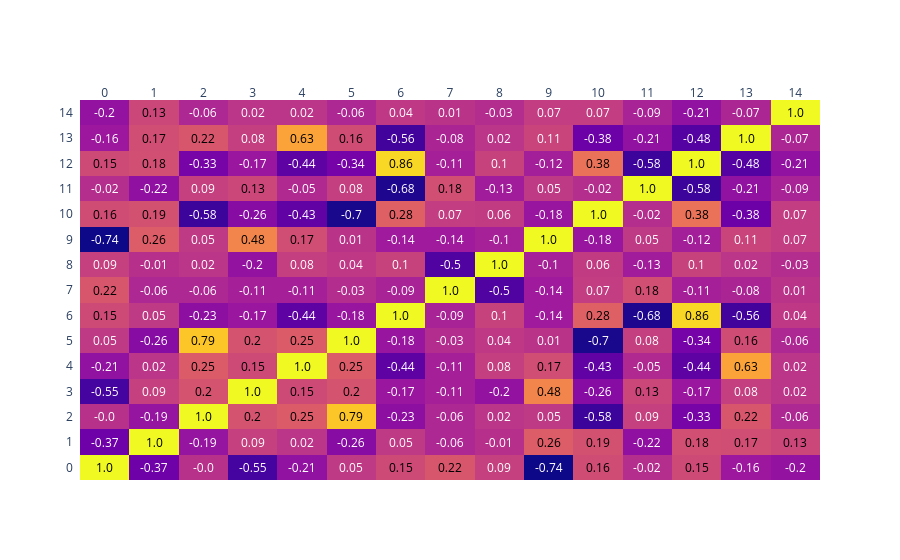

The notebook cell this image was saved under:
### Code cell
import plotly.figure_factory as ff

fig = ff.create_annotated_heatmap(corr_matrix.values,
                                x = corr_matrix.columns.tolist(),
                                y = corr_matrix.index.tolist())


fig.show()

### Figure 1 — Plotly figure (JSON) as saved in the notebook; plotly's stock layout.template omitted (floating-point values rounded to 4 significant figures; data arrays with more than 128 entries replaced by an {"elided": "..."} marker saying what was removed)
{"data": [{"colorscale": [[0, "#0d0887"], [0.1111, "#46039f"], [0.2222, "#7201a8"], [0.3333, "#9c179e"], [0.4444, "#bd3786"], [0.5556, "#d8576b"], [0.6667, "#ed7953"], [0.7778, "#fb9f3a"], [0.8889, "#fdca26"], [1, "#f0f921"]], "reversescale": false, "showscale": false, "type": "heatmap", "x": [0, 1, 2, 3, 4, 5, 6, 7, 8, 9, 10, 11, 12, 13, 14], "y": [0, 1, 2, 3, 4, 5, 6, 7, 8, 9, 10, 11, 12, 13, 14], "z": {"elided": "15x15 float values"}}], "layout": {"annotations": [{"font": {"color": "#000000"}, "showarrow": false, "text": "1.0", "x": 0, "xref": "x", "y": 0, "yref": "y"}, {"font": {"color": "#FFFFFF"}, "showarrow": false, "text": "-0.37", "x": 1, "xref": "x", "y": 0, "yref": "y"}, {"font": {"color": "#FFFFFF"}, "showarrow": false, "text": "-0.0", "x": 2, "xref": "x", "y": 0, "yref": "y"}, {"font": {"color": "#FFFFFF"}, "showarrow": false, "text": "-0.55", "x": 3, "xref": "x", "y": 0, "yref": "y"}, {"font": {"color": "#FFFFFF"}, "showarrow": false, "text": "-0.21", "x": 4, "xref": "x", "y": 0, "yref": "y"}, {"font": {"color": "#FFFFFF"}, "showarrow": false, "text": "0.05", "x": 5, "xref": "x", "y": 0, "yref": "y"}, {"font": {"color": "#000000"}, "showarrow": false, "text": "0.15", "x": 6, "xref": "x", "y": 0, "yref": "y"}, {"font": {"color": "#000000"}, "showarrow": false, "text": "0.22", "x": 7, "xref": "x", "y": 0, "yref": "y"}, {"font": {"color": "#FFFFFF"}, "showarrow": false, "text": "0.09", "x": 8, "xref": "x", "y": 0, "yref": "y"}, {"font": {"color": "#FFFFFF"}, "showarrow": false, "text": "-0.74", "x": 9, "xref": "x", "y": 0, "yref": "y"}, {"font": {"color": "#000000"}, "showarrow": false, "text": "0.16", "x": 10, "xref": "x", "y": 0, "yref": "y"}, {"font": {"color": "#FFFFFF"}, "showarrow": false, "text": "-0.02", "x": 11, "xref": "x", "y": 0, "yref": "y"}, {"font": {"color": "#000000"}, "showarrow": false, "text": "0.15", "x": 12, "xref": "x", "y": 0, "yref": "y"}, {"font": {"color": "#FFFFFF"}, "showarrow": false, "text": "-0.16", "x": 13, "xref": "x", "y": 0, "yref": "y"}, {"font": {"color": "#FFFFFF"}, "showarrow": false, "text": "-0.2", "x": 14, "xref": "x", "y": 0, "yref": "y"}, {"font": {"color": "#FFFFFF"}, "showarrow": false, "text": "-0.37", "x": 0, "xref": "x", "y": 1, "yref": "y"}, {"font": {"color": "#000000"}, "showarrow": false, "text": "1.0", "x": 1, "xref": "x", "y": 1, "yref": "y"}, {"font": {"color": "#FFFFFF"}, "showarrow": false, "text": "-0.19", "x": 2, "xref": "x", "y": 1, "yref": "y"}, {"font": {"color": "#FFFFFF"}, "showarrow": false, "text": "0.09", "x": 3, "xref": "x", "y": 1, "yref": "y"}, {"font": {"color": "#FFFFFF"}, "showarrow": false, "text": "0.02", "x": 4, "xref": "x", "y": 1, "yref": "y"}, {"font": {"color": "#FFFFFF"}, "showarrow": false, "text": "-0.26", "x": 5, "xref": "x", "y": 1, "yref": "y"}, {"font": {"color": "#FFFFFF"}, "showarrow": false, "text": "0.05", "x": 6, "xref": "x", "y": 1, "yref": "y"}, {"font": {"color": "#FFFFFF"}, "showarrow": false, "text": "-0.06", "x": 7, "xref": "x", "y": 1, "yref": "y"}, {"font": {"color": "#FFFFFF"}, "showarrow": false, "text": "-0.01", "x": 8, "xref": "x", "y": 1, "yref": "y"}, {"font": {"color": "#000000"}, "showarrow": false, "text": "0.26", "x": 9, "xref": "x", "y": 1, "yref": "y"}, {"font": {"color": "#000000"}, "showarrow": false, "text": "0.19", "x": 10, "xref": "x", "y": 1, "yref": "y"}, {"font": {"color": "#FFFFFF"}, "showarrow": false, "text": "-0.22", "x": 11, "xref": "x", "y": 1, "yref": "y"}, {"font": {"color": "#000000"}, "showarrow": false, "text": "0.18", "x": 12, "xref": "x", "y": 1, "yref": "y"}, {"font": {"color": "#000000"}, "showarrow": false, "text": "0.17", "x": 13, "xref": "x", "y": 1, "yref": "y"}, {"font": {"color": "#000000"}, "showarrow": false, "text": "0.13", "x": 14, "xref": "x", "y": 1, "yref": "y"}, {"font": {"color": "#FFFFFF"}, "showarrow": false, "text": "-0.0", "x": 0, "xref": "x", "y": 2, "yref": "y"}, {"font": {"color": "#FFFFFF"}, "showarrow": false, "text": "-0.19", "x": 1, "xref": "x", "y": 2, "yref": "y"}, {"font": {"color": "#000000"}, "showarrow": false, "text": "1.0", "x": 2, "xref": "x", "y": 2, "yref": "y"}, {"font": {"color": "#000000"}, "showarrow": false, "text": "0.2", "x": 3, "xref": "x", "y": 2, "yref": "y"}, {"font": {"color": "#000000"}, "showarrow": false, "text": "0.25", "x": 4, "xref": "x", "y": 2, "yref": "y"}, {"font": {"color": "#000000"}, "showarrow": false, "text": "0.79", "x": 5, "xref": "x", "y": 2, "yref": "y"}, {"font": {"color": "#FFFFFF"}, "showarrow": false, "text": "-0.23", "x": 6, "xref": "x", "y": 2, "yref": "y"}, {"font": {"color": "#FFFFFF"}, "showarrow": false, "text": "-0.06", "x": 7, "xref": "x", "y": 2, "yref": "y"}, {"font": {"color": "#FFFFFF"}, "showarrow": false, "text": "0.02", "x": 8, "xref": "x", "y": 2, "yref": "y"}, {"font": {"color": "#FFFFFF"}, "showarrow": false, "text": "0.05", "x": 9, "xref": "x", "y": 2, "yref": "y"}, {"font": {"color": "#FFFFFF"}, "showarrow": false, "text": "-0.58", "x": 10, "xref": "x", "y": 2, "yref": "y"}, {"font": {"color": "#FFFFFF"}, "showarrow": false, "text": "0.09", "x": 11, "xref": "x", "y": 2, "yref": "y"}, {"font": {"color": "#FFFFFF"}, "showarrow": false, "text": "-0.33", "x": 12, "xref": "x", "y": 2, "yref": "y"}, {"font": {"color": "#000000"}, "showarrow": false, "text": "0.22", "x": 13, "xref": "x", "y": 2, "yref": "y"}, {"font": {"color": "#FFFFFF"}, "showarrow": false, "text": "-0.06", "x": 14, "xref": "x", "y": 2, "yref": "y"}, {"font": {"color": "#FFFFFF"}, "showarrow": false, "text": "-0.55", "x": 0, "xref": "x", "y": 3, "yref": "y"}, {"font": {"color": "#FFFFFF"}, "showarrow": false, "text": "0.09", "x": 1, "xref": "x", "y": 3, "yref": "y"}, {"font": {"color": "#000000"}, "showarrow": false, "text": "0.2", "x": 2, "xref": "x", "y": 3, "yref": "y"}, {"font": {"color": "#000000"}, "showarrow": false, "text": "1.0", "x": 3, "xref": "x", "y": 3, "yref": "y"}, {"font": {"color": "#000000"}, "showarrow": false, "text": "0.15", "x": 4, "xref": "x", "y": 3, "yref": "y"}, {"font": {"color": "#000000"}, "showarrow": false, "text": "0.2", "x": 5, "xref": "x", "y": 3, "yref": "y"}, {"font": {"color": "#FFFFFF"}, "showarrow": false, "text": "-0.17", "x": 6, "xref": "x", "y": 3, "yref": "y"}, {"font": {"color": "#FFFFFF"}, "showarrow": false, "text": "-0.11", "x": 7, "xref": "x", "y": 3, "yref": "y"}, {"font": {"color": "#FFFFFF"}, "showarrow": false, "text": "-0.2", "x": 8, "xref": "x", "y": 3, "yref": "y"}, {"font": {"color": "#000000"}, "showarrow": false, "text": "0.48", "x": 9, "xref": "x", "y": 3, "yref": "y"}, {"font": {"color": "#FFFFFF"}, "showarrow": false, "text": "-0.26", "x": 10, "xref": "x", "y": 3, "yref": "y"}, {"font": {"color": "#000000"}, "showarrow": false, "text": "0.13", "x": 11, "xref": "x", "y": 3, "yref": "y"}, {"font": {"color": "#FFFFFF"}, "showarrow": false, "text": "-0.17", "x": 12, "xref": "x", "y": 3, "yref": "y"}, {"font": {"color": "#FFFFFF"}, "showarrow": false, "text": "0.08", "x": 13, "xref": "x", "y": 3, "yref": "y"}, {"font": {"color": "#FFFFFF"}, "showarrow": false, "text": "0.02", "x": 14, "xref": "x", "y": 3, "yref": "y"}, {"font": {"color": "#FFFFFF"}, "showarrow": false, "text": "-0.21", "x": 0, "xref": "x", "y": 4, "yref": "y"}, {"font": {"color": "#FFFFFF"}, "showarrow": false, "text": "0.02", "x": 1, "xref": "x", "y": 4, "yref": "y"}, {"font": {"color": "#000000"}, "showarrow": false, "text": "0.25", "x": 2, "xref": "x", "y": 4, "yref": "y"}, {"font": {"color": "#000000"}, "showarrow": false, "text": "0.15", "x": 3, "xref": "x", "y": 4, "yref": "y"}, {"font": {"color": "#000000"}, "showarrow": false, "text": "1.0", "x": 4, "xref": "x", "y": 4, "yref": "y"}, {"font": {"color": "#000000"}, "showarrow": false, "text": "0.25", "x": 5, "xref": "x", "y": 4, "yref": "y"}, {"font": {"color": "#FFFFFF"}, "showarrow": false, "text": "-0.44", "x": 6, "xref": "x", "y": 4, "yref": "y"}, {"font": {"color": "#FFFFFF"}, "showarrow": false, "text": "-0.11", "x": 7, "xref": "x", "y": 4, "yref": "y"}, {"font": {"color": "#FFFFFF"}, "showarrow": false, "text": "0.08", "x": 8, "xref": "x", "y": 4, "yref": "y"}, {"font": {"color": "#000000"}, "showarrow": false, "text": "0.17", "x": 9, "xref": "x", "y": 4, "yref": "y"}, {"font": {"color": "#FFFFFF"}, "showarrow": false, "text": "-0.43", "x": 10, "xref": "x", "y": 4, "yref": "y"}, {"font": {"color": "#FFFFFF"}, "showarrow": false, "text": "-0.05", "x": 11, "xref": "x", "y": 4, "yref": "y"}, {"font": {"color": "#FFFFFF"}, "showarrow": false, "text": "-0.44", "x": 12, "xref": "x", "y": 4, "yref": "y"}, {"font": {"color": "#000000"}, "showarrow": false, "text": "0.63", "x": 13, "xref": "x", "y": 4, "yref": "y"}, {"font": {"color": "#FFFFFF"}, "showarrow": false, "text": "0.02", "x": 14, "xref": "x", "y": 4, "yref": "y"}, {"font": {"color": "#FFFFFF"}, "showarrow": false, "text": "0.05", "x": 0, "xref": "x", "y": 5, "yref": "y"}, {"font": {"color": "#FFFFFF"}, "showarrow": false, "text": "-0.26", "x": 1, "xref": "x", "y": 5, "yref": "y"}, {"font": {"color": "#000000"}, "showarrow": false, "text": "0.79", "x": 2, "xref": "x", "y": 5, "yref": "y"}, {"font": {"color": "#000000"}, "showarrow": false, "text": "0.2", "x": 3, "xref": "x", "y": 5, "yref": "y"}, {"font": {"color": "#000000"}, "showarrow": false, "text": "0.25", "x": 4, "xref": "x", "y": 5, "yref": "y"}, {"font": {"color": "#000000"}, "showarrow": false, "text": "1.0", "x": 5, "xref": "x", "y": 5, "yref": "y"}, {"font": {"color": "#FFFFFF"}, "showarrow": false, "text": "-0.18", "x": 6, "xref": "x", "y": 5, "yref": "y"}, {"font": {"color": "#FFFFFF"}, "showarrow": false, "text": "-0.03", "x": 7, "xref": "x", "y": 5, "yref": "y"}, {"font": {"color": "#FFFFFF"}, "showarrow": false, "text": "0.04", "x": 8, "xref": "x", "y": 5, "yref": "y"}, {"font": {"color": "#FFFFFF"}, "showarrow": false, "text": "0.01", "x": 9, "xref": "x", "y": 5, "yref": "y"}, {"font": {"color": "#FFFFFF"}, "showarrow": false, "text": "-0.7", "x": 10, "xref": "x", "y": 5, "yref": "y"}, {"font": {"color": "#FFFFFF"}, "showarrow": false, "text": "0.08", "x": 11, "xref": "x", "y": 5, "yref": "y"}, {"font": {"color": "#FFFFFF"}, "showarrow": false, "text": "-0.34", "x": 12, "xref": "x", "y": 5, "yref": "y"}, {"font": {"color": "#000000"}, "showarrow": false, "text": "0.16", "x": 13, "xref": "x", "y": 5, "yref": "y"}, {"font": {"color": "#FFFFFF"}, "showarrow": false, "text": "-0.06", "x": 14, "xref": "x", "y": 5, "yref": "y"}, {"font": {"color": "#000000"}, "showarrow": false, "text": "0.15", "x": 0, "xref": "x", "y": 6, "yref": "y"}, {"font": {"color": "#FFFFFF"}, "showarrow": false, "text": "0.05", "x": 1, "xref": "x", "y": 6, "yref": "y"}, {"font": {"color": "#FFFFFF"}, "showarrow": false, "text": "-0.23", "x": 2, "xref": "x", "y": 6, "yref": "y"}, {"font": {"color": "#FFFFFF"}, "showarrow": false, "text": "-0.17", "x": 3, "xref": "x", "y": 6, "yref": "y"}, {"font": {"color": "#FFFFFF"}, "showarrow": false, "text": "-0.44", "x": 4, "xref": "x", "y": 6, "yref": "y"}, {"font": {"color": "#FFFFFF"}, "showarrow": false, "text": "-0.18", "x": 5, "xref": "x", "y": 6, "yref": "y"}, {"font": {"color": "#000000"}, "showarrow": false, "text": "1.0", "x": 6, "xref": "x", "y": 6, "yref": "y"}, {"font": {"color": "#FFFFFF"}, "showarrow": false, "text": "-0.09", "x": 7, "xref": "x", "y": 6, "yref": "y"}, {"font": {"color": "#FFFFFF"}, "showarrow": false, "text": "0.1", "x": 8, "xref": "x", "y": 6, "yref": "y"}, {"font": {"color": "#FFFFFF"}, "showarrow": false, "text": "-0.14", "x": 9, "xref": "x", "y": 6, "yref": "y"}, {"font": {"color": "#000000"}, "showarrow": false, "text": "0.28", "x": 10, "xref": "x", "y": 6, "yref": "y"}, {"font": {"color": "#FFFFFF"}, "showarrow": false, "text": "-0.68", "x": 11, "xref": "x", "y": 6, "yref": "y"}, {"font": {"color": "#000000"}, "showarrow": false, "text": "0.86", "x": 12, "xref": "x", "y": 6, "yref": "y"}, {"font": {"color": "#FFFFFF"}, "showarrow": false, "text": "-0.56", "x": 13, "xref": "x", "y": 6, "yref": "y"}, {"font": {"color": "#FFFFFF"}, "showarrow": false, "text": "0.04", "x": 14, "xref": "x", "y": 6, "yref": "y"}, {"font": {"color": "#000000"}, "showarrow": false, "text": "0.22", "x": 0, "xref": "x", "y": 7, "yref": "y"}, {"font": {"color": "#FFFFFF"}, "showarrow": false, "text": "-0.06", "x": 1, "xref": "x", "y": 7, "yref": "y"}, {"font": {"color": "#FFFFFF"}, "showarrow": false, "text": "-0.06", "x": 2, "xref": "x", "y": 7, "yref": "y"}, {"font": {"color": "#FFFFFF"}, "showarrow": false, "text": "-0.11", "x": 3, "xref": "x", "y": 7, "yref": "y"}, {"font": {"color": "#FFFFFF"}, "showarrow": false, "text": "-0.11", "x": 4, "xref": "x", "y": 7, "yref": "y"}, {"font": {"color": "#FFFFFF"}, "showarrow": false, "text": "-0.03", "x": 5, "xref": "x", "y": 7, "yref": "y"}, {"font": {"color": "#FFFFFF"}, "showarrow": false, "text": "-0.09", "x": 6, "xref": "x", "y": 7, "yref": "y"}, {"font": {"color": "#000000"}, "showarrow": false, "text": "1.0", "x": 7, "xref": "x", "y": 7, "yref": "y"}, {"font": {"color": "#FFFFFF"}, "showarrow": false, "text": "-0.5", "x": 8, "xref": "x", "y": 7, "yref": "y"}, {"font": {"color": "#FFFFFF"}, "showarrow": false, "text": "-0.14", "x": 9, "xref": "x", "y": 7, "yref": "y"}, {"font": {"color": "#FFFFFF"}, "showarrow": false, "text": "0.07", "x": 10, "xref": "x", "y": 7, "yref": "y"}, {"font": {"color": "#000000"}, "showarrow": false, "text": "0.18", "x": 11, "xref": "x", "y": 7, "yref": "y"}, {"font": {"color": "#FFFFFF"}, "showarrow": false, "text": "-0.11", "x": 12, "xref": "x", "y": 7, "yref": "y"}, {"font": {"color": "#FFFFFF"}, "showarrow": false, "text": "-0.08", "x": 13, "xref": "x", "y": 7, "yref": "y"}, {"font": {"color": "#FFFFFF"}, "showarrow": false, "text": "0.01", "x": 14, "xref": "x", "y": 7, "yref": "y"}, {"font": {"color": "#FFFFFF"}, "showarrow": false, "text": "0.09", "x": 0, "xref": "x", "y": 8, "yref": "y"}, {"font": {"color": "#FFFFFF"}, "showarrow": false, "text": "-0.01", "x": 1, "xref": "x", "y": 8, "yref": "y"}, {"font": {"color": "#FFFFFF"}, "showarrow": false, "text": "0.02", "x": 2, "xref": "x", "y": 8, "yref": "y"}, {"font": {"color": "#FFFFFF"}, "showarrow": false, "text": "-0.2", "x": 3, "xref": "x", "y": 8, "yref": "y"}, {"font": {"color": "#FFFFFF"}, "showarrow": false, "text": "0.08", "x": 4, "xref": "x", "y": 8, "yref": "y"}, {"font": {"color": "#FFFFFF"}, "showarrow": false, "text": "0.04", "x": 5, "xref": "x", "y": 8, "yref": "y"}, {"font": {"color": "#FFFFFF"}, "showarrow": false, "text": "0.1", "x": 6, "xref": "x", "y": 8, "yref": "y"}, {"font": {"color": "#FFFFFF"}, "showarrow": false, "text": "-0.5", "x": 7, "xref": "x", "y": 8, "yref": "y"}, {"font": {"color": "#000000"}, "showarrow": false, "text": "1.0", "x": 8, "xref": "x", "y": 8, "yref": "y"}, {"font": {"color": "#FFFFFF"}, "showarrow": false, "text": "-0.1", "x": 9, "xref": "x", "y": 8, "yref": "y"}, {"font": {"color": "#FFFFFF"}, "showarrow": false, "text": "0.06", "x": 10, "xref": "x", "y": 8, "yref": "y"}, {"font": {"color": "#FFFFFF"}, "showarrow": false, "text": "-0.13", "x": 11, "xref": "x", "y": 8, "yref": "y"}, {"font": {"color": "#FFFFFF"}, "showarrow": false, "text": "0.1", "x": 12, "xref": "x", "y": 8, "yref": "y"}, {"font": {"color": "#FFFFFF"}, "showarrow": false, "text": "0.02", "x": 13, "xref": "x", "y": 8, "yref": "y"}, {"font": {"color": "#FFFFFF"}, "showarrow": false, "text": "-0.03", "x": 14, "xref": "x", "y": 8, "yref": "y"}, {"font": {"color": "#FFFFFF"}, "showarrow": false, "text": "-0.74", "x": 0, "xref": "x", "y": 9, "yref": "y"}, {"font": {"color": "#000000"}, "showarrow": false, "text": "0.26", "x": 1, "xref": "x", "y": 9, "yref": "y"}, {"font": {"color": "#FFFFFF"}, "showarrow": false, "text": "0.05", "x": 2, "xref": "x", "y": 9, "yref": "y"}, {"font": {"color": "#000000"}, "showarrow": false, "text": "0.48", "x": 3, "xref": "x", "y": 9, "yref": "y"}, {"font": {"color": "#000000"}, "showarrow": false, "text": "0.17", "x": 4, "xref": "x", "y": 9, "yref": "y"}, {"font": {"color": "#FFFFFF"}, "showarrow": false, "text": "0.01", "x": 5, "xref": "x", "y": 9, "yref": "y"}, {"font": {"color": "#FFFFFF"}, "showarrow": false, "text": "-0.14", "x": 6, "xref": "x", "y": 9, "yref": "y"}, {"font": {"color": "#FFFFFF"}, "showarrow": false, "text": "-0.14", "x": 7, "xref": "x", "y": 9, "yref": "y"}, {"font": {"color": "#FFFFFF"}, "showarrow": false, "text": "-0.1", "x": 8, "xref": "x", "y": 9, "yref": "y"}, {"font": {"color": "#000000"}, "showarrow": false, "text": "1.0", "x": 9, "xref": "x", "y": 9, "yref": "y"}, {"font": {"color": "#FFFFFF"}, "showarrow": false, "text": "-0.18", "x": 10, "xref": "x", "y": 9, "yref": "y"}, {"font": {"color": "#FFFFFF"}, "showarrow": false, "text": "0.05", "x": 11, "xref": "x", "y": 9, "yref": "y"}, {"font": {"color": "#FFFFFF"}, "showarrow": false, "text": "-0.12", "x": 12, "xref": "x", "y": 9, "yref": "y"}, {"font": {"color": "#FFFFFF"}, "showarrow": false, "text": "0.11", "x": 13, "xref": "x", "y": 9, "yref": "y"}, {"font": {"color": "#FFFFFF"}, "showarrow": false, "text": "0.07", "x": 14, "xref": "x", "y": 9, "yref": "y"}, {"font": {"color": "#000000"}, "showarrow": false, "text": "0.16", "x": 0, "xref": "x", "y": 10, "yref": "y"}, {"font": {"color": "#000000"}, "showarrow": false, "text": "0.19", "x": 1, "xref": "x", "y": 10, "yref": "y"}, {"font": {"color": "#FFFFFF"}, "showarrow": false, "text": "-0.58", "x": 2, "xref": "x", "y": 10, "yref": "y"}, {"font": {"color": "#FFFFFF"}, "showarrow": false, "text": "-0.26", "x": 3, "xref": "x", "y": 10, "yref": "y"}, {"font": {"color": "#FFFFFF"}, "showarrow": false, "text": "-0.43", "x": 4, "xref": "x", "y": 10, "yref": "y"}, {"font": {"color": "#FFFFFF"}, "showarrow": false, "text": "-0.7", "x": 5, "xref": "x", "y": 10, "yref": "y"}, {"font": {"color": "#000000"}, "showarrow": false, "text": "0.28", "x": 6, "xref": "x", "y": 10, "yref": "y"}, {"font": {"color": "#FFFFFF"}, "showarrow": false, "text": "0.07", "x": 7, "xref": "x", "y": 10, "yref": "y"}, {"font": {"color": "#FFFFFF"}, "showarrow": false, "text": "0.06", "x": 8, "xref": "x", "y": 10, "yref": "y"}, {"font": {"color": "#FFFFFF"}, "showarrow": false, "text": "-0.18", "x": 9, "xref": "x", "y": 10, "yref": "y"}, {"font": {"color": "#000000"}, "showarrow": false, "text": "1.0", "x": 10, "xref": "x", "y": 10, "yref": "y"}, {"font": {"color": "#FFFFFF"}, "showarrow": false, "text": "-0.02", "x": 11, "xref": "x", "y": 10, "yref": "y"}, {"font": {"color": "#000000"}, "showarrow": false, "text": "0.38", "x": 12, "xref": "x", "y": 10, "yref": "y"}, {"font": {"color": "#FFFFFF"}, "showarrow": false, "text": "-0.38", "x": 13, "xref": "x", "y": 10, "yref": "y"}, {"font": {"color": "#FFFFFF"}, "showarrow": false, "text": "0.07", "x": 14, "xref": "x", "y": 10, "yref": "y"}, {"font": {"color": "#FFFFFF"}, "showarrow": false, "text": "-0.02", "x": 0, "xref": "x", "y": 11, "yref": "y"}, {"font": {"color": "#FFFFFF"}, "showarrow": false, "text": "-0.22", "x": 1, "xref": "x", "y": 11, "yref": "y"}, {"font": {"color": "#FFFFFF"}, "showarrow": false, "text": "0.09", "x": 2, "xref": "x", "y": 11, "yref": "y"}, {"font": {"color": "#000000"}, "showarrow": false, "text": "0.13", "x": 3, "xref": "x", "y": 11, "yref": "y"}, {"font": {"color": "#FFFFFF"}, "showarrow": false, "text": "-0.05", "x": 4, "xref": "x", "y": 11, "yref": "y"}, {"font": {"color": "#FFFFFF"}, "showarrow": false, "text": "0.08", "x": 5, "xref": "x", "y": 11, "yref": "y"}, {"font": {"color": "#FFFFFF"}, "showarrow": false, "text": "-0.68", "x": 6, "xref": "x", "y": 11, "yref": "y"}, {"font": {"color": "#000000"}, "showarrow": false, "text": "0.18", "x": 7, "xref": "x", "y": 11, "yref": "y"}, {"font": {"color": "#FFFFFF"}, "showarrow": false, "text": "-0.13", "x": 8, "xref": "x", "y": 11, "yref": "y"}, {"font": {"color": "#FFFFFF"}, "showarrow": false, "text": "0.05", "x": 9, "xref": "x", "y": 11, "yref": "y"}, {"font": {"color": "#FFFFFF"}, "showarrow": false, "text": "-0.02", "x": 10, "xref": "x", "y": 11, "yref": "y"}, {"font": {"color": "#000000"}, "showarrow": false, "text": "1.0", "x": 11, "xref": "x", "y": 11, "yref": "y"}, {"font": {"color": "#FFFFFF"}, "showarrow": false, "text": "-0.58", "x": 12, "xref": "x", "y": 11, "yref": "y"}, {"font": {"color": "#FFFFFF"}, "showarrow": false, "text": "-0.21", "x": 13, "xref": "x", "y": 11, "yref": "y"}, {"font": {"color": "#FFFFFF"}, "showarrow": false, "text": "-0.09", "x": 14, "xref": "x", "y": 11, "yref": "y"}, {"font": {"color": "#000000"}, "showarrow": false, "text": "0.15", "x": 0, "xref": "x", "y": 12, "yref": "y"}, {"font": {"color": "#000000"}, "showarrow": false, "text": "0.18", "x": 1, "xref": "x", "y": 12, "yref": "y"}, {"font": {"color": "#FFFFFF"}, "showarrow": false, "text": "-0.33", "x": 2, "xref": "x", "y": 12, "yref": "y"}, {"font": {"color": "#FFFFFF"}, "showarrow": false, "text": "-0.17", "x": 3, "xref": "x", "y": 12, "yref": "y"}, {"font": {"color": "#FFFFFF"}, "showarrow": false, "text": "-0.44", "x": 4, "xref": "x", "y": 12, "yref": "y"}, {"font": {"color": "#FFFFFF"}, "showarrow": false, "text": "-0.34", "x": 5, "xref": "x", "y": 12, "yref": "y"}, {"font": {"color": "#000000"}, "showarrow": false, "text": "0.86", "x": 6, "xref": "x", "y": 12, "yref": "y"}, {"font": {"color": "#FFFFFF"}, "showarrow": false, "text": "-0.11", "x": 7, "xref": "x", "y": 12, "yref": "y"}, {"font": {"color": "#FFFFFF"}, "showarrow": false, "text": "0.1", "x": 8, "xref": "x", "y": 12, "yref": "y"}, {"font": {"color": "#FFFFFF"}, "showarrow": false, "text": "-0.12", "x": 9, "xref": "x", "y": 12, "yref": "y"}, {"font": {"color": "#000000"}, "showarrow": false, "text": "0.38", "x": 10, "xref": "x", "y": 12, "yref": "y"}, {"font": {"color": "#FFFFFF"}, "showarrow": false, "text": "-0.58", "x": 11, "xref": "x", "y": 12, "yref": "y"}, {"font": {"color": "#000000"}, "showarrow": false, "text": "1.0", "x": 12, "xref": "x", "y": 12, "yref": "y"}, {"font": {"color": "#FFFFFF"}, "showarrow": false, "text": "-0.48", "x": 13, "xref": "x", "y": 12, "yref": "y"}, {"font": {"color": "#FFFFFF"}, "showarrow": false, "text": "-0.21", "x": 14, "xref": "x", "y": 12, "yref": "y"}, {"font": {"color": "#FFFFFF"}, "showarrow": false, "text": "-0.16", "x": 0, "xref": "x", "y": 13, "yref": "y"}, {"font": {"color": "#000000"}, "showarrow": false, "text": "0.17", "x": 1, "xref": "x", "y": 13, "yref": "y"}, {"font": {"color": "#000000"}, "showarrow": false, "text": "0.22", "x": 2, "xref": "x", "y": 13, "yref": "y"}, {"font": {"color": "#FFFFFF"}, "showarrow": false, "text": "0.08", "x": 3, "xref": "x", "y": 13, "yref": "y"}, {"font": {"color": "#000000"}, "showarrow": false, "text": "0.63", "x": 4, "xref": "x", "y": 13, "yref": "y"}, {"font": {"color": "#000000"}, "showarrow": false, "text": "0.16", "x": 5, "xref": "x", "y": 13, "yref": "y"}, {"font": {"color": "#FFFFFF"}, "showarrow": false, "text": "-0.56", "x": 6, "xref": "x", "y": 13, "yref": "y"}, {"font": {"color": "#FFFFFF"}, "showarrow": false, "text": "-0.08", "x": 7, "xref": "x", "y": 13, "yref": "y"}, {"font": {"color": "#FFFFFF"}, "showarrow": false, "text": "0.02", "x": 8, "xref": "x", "y": 13, "yref": "y"}, {"font": {"color": "#FFFFFF"}, "showarrow": false, "text": "0.11", "x": 9, "xref": "x", "y": 13, "yref": "y"}, {"font": {"color": "#FFFFFF"}, "showarrow": false, "text": "-0.38", "x": 10, "xref": "x", "y": 13, "yref": "y"}, {"font": {"color": "#FFFFFF"}, "showarrow": false, "text": "-0.21", "x": 11, "xref": "x", "y": 13, "yref": "y"}, {"font": {"color": "#FFFFFF"}, "showarrow": false, "text": "-0.48", "x": 12, "xref": "x", "y": 13, "yref": "y"}, {"font": {"color": "#000000"}, "showarrow": false, "text": "1.0", "x": 13, "xref": "x", "y": 13, "yref": "y"}, {"font": {"color": "#FFFFFF"}, "showarrow": false, "text": "-0.07", "x": 14, "xref": "x", "y": 13, "yref": "y"}, {"font": {"color": "#FFFFFF"}, "showarrow": false, "text": "-0.2", "x": 0, "xref": "x", "y": 14, "yref": "y"}, {"font": {"color": "#000000"}, "showarrow": false, "text": "0.13", "x": 1, "xref": "x", "y": 14, "yref": "y"}, {"font": {"color": "#FFFFFF"}, "showarrow": false, "text": "-0.06", "x": 2, "xref": "x", "y": 14, "yref": "y"}, {"font": {"color": "#FFFFFF"}, "showarrow": false, "text": "0.02", "x": 3, "xref": "x", "y": 14, "yref": "y"}, {"font": {"color": "#FFFFFF"}, "showarrow": false, "text": "0.02", "x": 4, "xref": "x", "y": 14, "yref": "y"}, {"font": {"color": "#FFFFFF"}, "showarrow": false, "text": "-0.06", "x": 5, "xref": "x", "y": 14, "yref": "y"}, {"font": {"color": "#FFFFFF"}, "showarrow": false, "text": "0.04", "x": 6, "xref": "x", "y": 14, "yref": "y"}, {"font": {"color": "#FFFFFF"}, "showarrow": false, "text": "0.01", "x": 7, "xref": "x", "y": 14, "yref": "y"}, {"font": {"color": "#FFFFFF"}, "showarrow": false, "text": "-0.03", "x": 8, "xref": "x", "y": 14, "yref": "y"}, {"font": {"color": "#FFFFFF"}, "showarrow": false, "text": "0.07", "x": 9, "xref": "x", "y": 14, "yref": "y"}, {"font": {"color": "#FFFFFF"}, "showarrow": false, "text": "0.07", "x": 10, "xref": "x", "y": 14, "yref": "y"}, {"font": {"color": "#FFFFFF"}, "showarrow": false, "text": "-0.09", "x": 11, "xref": "x", "y": 14, "yref": "y"}, {"font": {"color": "#FFFFFF"}, "showarrow": false, "text": "-0.21", "x": 12, "xref": "x", "y": 14, "yref": "y"}, {"font": {"color": "#FFFFFF"}, "showarrow": false, "text": "-0.07", "x": 13, "xref": "x", "y": 14, "yref": "y"}, {"font": {"color": "#000000"}, "showarrow": false, "text": "1.0", "x": 14, "xref": "x", "y": 14, "yref": "y"}], "xaxis": {"dtick": 1, "gridcolor": "rgb(0, 0, 0)", "side": "top", "ticks": ""}, "yaxis": {"dtick": 1, "ticks": "", "ticksuffix": "  "}}}
